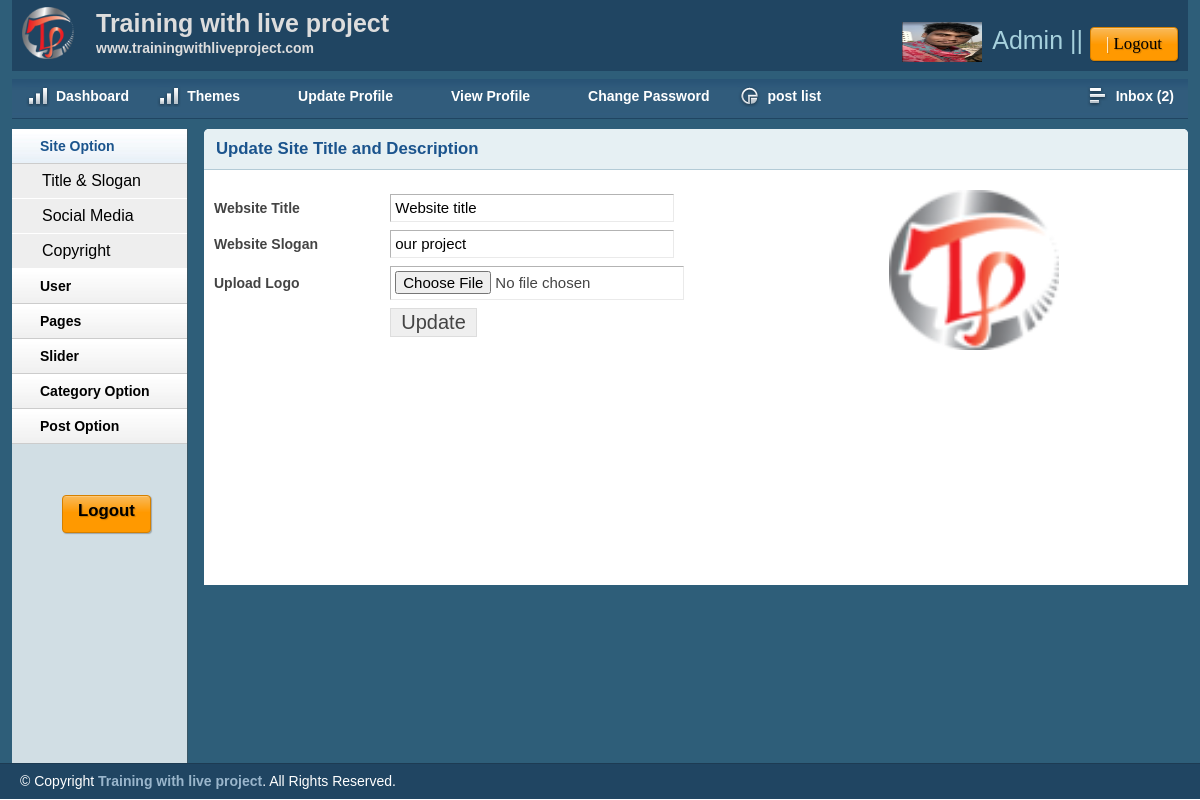
/admin/titleslogan.php (signed in), run on the app's committed database.
### tables this page shows
CREATE TABLE `tbl_user` (
  `id` int(11) NOT NULL,
  `username` varchar(255) NOT NULL,
  `name` varchar(255) NOT NULL,
  `category` varchar(255) NOT NULL,
  `image` varchar(255) NOT NULL,
  `email` varchar(255) NOT NULL,
  `password` varchar(255) NOT NULL,
  `details` text NOT NULL,
  `status` int(11) NOT NULL
);

CREATE TABLE `title` (
  `id` int(11) NOT NULL,
  `title` varchar(255) NOT NULL,
  `slogan` varchar(500) NOT NULL,
  `image` varchar(255) NOT NULL
);

### lib/Database.php (called while the page is built, shortened)
<?php
Class Database{
	public $host   = DB_HOST;
	public $user   = DB_USER;
	public $pass   = DB_PASS;
	public $dbname = DB_NAME;
	public $link;
	private function connectDB(){
	$this->link = new mysqli($this->host, $this->user, $this->pass, $this->dbname);
 }
	public function select($quary){
		$result = $this->link->query($quary) or die($this->link->error.__LINE__);
		if($result->num_rows > 0){
			return $result;
		} else {
			return false;
		}
	}
}

### lib/Session.php (called while the page is built, shortened)
<?php
class Session{
	public static function get($key){
		if (isset($_SESSION[$key])) {
			return $_SESSION[$key];
		}else{
			return false;
		}
	}
}
?>

### admin/titleslogan.php (the view, shortened to what this page needs)
<?php include 'inc/header.php';?>
<?php include 'inc/sidebar.php';?>
        <?php
            $quary = "select * from  title where id='1' " ;
            $data = $db->select($quary);
            if($data){
            while ( $result = $data->fetch_assoc()) {
        ?>
        <div class="grid_10">
            <div class="box round first grid">
                <h2>Update Site Title and Description</h2>
                <div class="block sloginblock">
                <div class="leftsite">
                   <form action="" method="POST" enctype="multipart/form-data">
                    <table class="form">
                        <tr>
                            <td>
                                <label>Website Title</label>
                            </td>
                            <td>
                                <input type="text" name="title" value="<?php echo $result['title']; ?>"  class="medium" />
                            </td>
                        </tr>
						 <tr>
                            <td>
                                <label>Website Slogan</label>
                            </td>
                            <td>
                                <input type="text"  name="slogan" value="<?php echo $result['slogan']; ?>" class="medium" />
                            </td>
                        </tr>
                         <tr>
                            <td>
                                <label>Upload Logo</label>
                            </td>
                            <td>
                                <input name="image"  type="file" />
                            </td>
                        </tr>
						 <tr>
                            <td>
                            </td>
                            <td>
                                <input type="submit" name="submit" Value="Update" />
                            </td>
                        </tr>
                    </table>
                    </form>
                    </div>
                      <div class="rigntsite">
                    <img src="<?php echo $result['image']; ?>" alt="image"/>
                    </div>
                </div>
                <?php }} ?>
            </div>
        </div>
<?php include 'inc/hoder.php';?>

### admin/inc/header.php (shortened to what this page needs)
<?php
    include '../lib/Session.php';
?>
<?php include '../lib/Database.php'; ?>
 <?php
    $db = new Database();
 ?>
<!DOCTYPE html>
<html>
<head>
    <link rel="stylesheet" type="text/css" href="css/reset.css" media="screen" />
    <link rel="stylesheet" type="text/css" href="css/text.css" media="screen" />
    <link rel="stylesheet" type="text/css" href="css/grid.css" media="screen" />
    <link rel="stylesheet" type="text/css" href="css/layout.css" media="screen" />
    <link rel="stylesheet" type="text/css" href="css/nav.css" media="screen" />
    <link href="css/table/demo_page.css" rel="stylesheet" type="text/css" />
</head>
<body>
    <div class="container_12">
        <div class="grid_12 header-repeat">
            <div id="branding">
                <div class="floatleft logo">
                    <img src="img/livelogo.png" alt="Logo" />
				</div>
				<div class="floatleft middle">
					<h1>Training with live project</h1>
					<p>www.trainingwithliveproject.com</p>
				</div>
                    <?php
                        $userId = Session::get('userid');
                        $UserStatus = Session::get('userstatus');
                     ?>
                <div class="floatright">
                <?php
                     $quary = "SELECT * from tbl_user where id='$userId' AND status=' $UserStatus'" ;
                        $post = $db->select($quary);
                        if($post){
                        while ( $result = $post->fetch_assoc()) {
                 ?>
                    <div class="floatleft">
                        <img src="<?php echo $result['image'];?>" height="40px" width="80px" alt="Profile Pic" /></div>
                        <?php }} ?>
                    <div class="floatleft marginleft10 ">
                        <ul class="inline-ul floatleft">
                            <li style="font-size: 25px;color: #A6D1DD;"><?php echo Session::get('username'); ?> || </li>
                            <li ><a class="btn btn-denger" style="font-size: 17px;font-size: larger;font-family: cursive;color: black;" href="?action=logout">Logout</a></li>
                        </ul>
                    </div>
                </div>
            </div>
        </div>
        <div class="grid_12">
            <ul class="nav main">
                <li class="ic-dashboard"><a href="index.php"><span>Dashboard</span></a> </li>
                <li class="ic-dashboard"><a href="themes.php"><span>Themes</span></a> </li>
                <li class="ic-typography"><a href="profile.php"><span>Update Profile</span></a></li>
                <li class="ic-typography"><a href="viewprofile.php"><span>View Profile</span></a></li>
				<li class="ic-typography"><a href="changepassword.php"><span>Change Password</span></a></li>
                 <li class="ic-charts"><a href="postlist.php"><span>post list</span></a></li>
                <li class="ic-grid-tables" style="float: right;"><a href="inbox.php"><span>Inbox
                    <?php
                        $quary = "select * from  contact where status='0' order by id desc " ;
                        $data = $db->select($quary);
                        if($data){
                            $count = mysqli_num_rows($data);
                            echo "(".$count.")";
                           }else{
                            echo "(0)";
                           }
                    ?>
                </span></a></li>
            </ul>
        </div>

### admin/css/layout.css (style rules this page uses)
body { background: #fff none repeat scroll 0 0; color: #444; font-size: 14px; padding: 0; }
.floatleft { float:left; }
.logo img { margin-top: -15px; width: 52px; }
.middle { margin-left: 22px; margin-top: -14px; }
.middle h1 { color:#ddd;margin:0 }
.middle p { color: #ddd; margin: 0; font-weight: bold; }
.floatright { float:right; }
.inline-ul li { display:inline; color:#fff; }
.marginleft10 { margin-left:10px; }
a { color: #000; font-weight:bold; text-decoration: none; }
.container_12, .container_16 { background:#2E5E79; }
h1, h2, h3, h4, h5, h6 { line-height:1.2em; margin-bottom:.3em; }
h2 { margin-top:1em; }
#branding { font-weight: normal; margin-bottom: 0; padding: 22px 10px 3px; text-align: left; }
.header-repeat { background:url(../img/header-repeat.jpg) repeat-x; }
#branding a { color:#A1EAFF; font-weight:normal; }
#branding a:before { content:" | "; color:#fff; }
#branding ul, #branding ul li { margin:0px; padding:0px; }
#branding li { padding:0px 0px 0px 0px !important; }
.box { background:#fff; margin-bottom:20px; padding:10px 10px 10px 10px; margin-left:-8px; }
.box.grid { padding-bottom:40px; }
.box.round { -moz-border-radius: 5px 5px 0px 0px; -webkit-border-radius: 5px 5px 0px 0px; border-radius: 5px 5px 0px 0px; }
.box h2 { font-size:1.2em; font-weight:bold; color:#1B548D; background:#E6F0F3; margin:-10px -10px 0 -10px; padding:10px 12px; border-bottom:1px solid #B3CBD6; -moz-border-radius: 5px 5px 0px 0px; -webkit-border-radius: 5px 5px 0px 0px; border-radius: 5px 5px 0px 0px; }
.box.first { min-height: 406px; }
.block { padding-top:20px; }
p { margin-bottom:1em; }
ul, ol { padding-top:0; }
table.form { width:100%; }
table.form td { padding:4px 0px; }
table.form label { font-weight:bold; }
table.form input, table.form select { font-size: 15px; padding: 4px 4px 5px 4px; border-top: 1px solid #b3b3b3; border-left: 1px solid #b3b3b3; border-right: 1px solid #eaeaea; border-bottom: 1px solid #eaeaea; }
table.form input[type="submit"] { border: 1px solid #ddd; color: #444; cursor: pointer; font-size: 20px; padding: 2px 10px; }
input.medium { width: 55%; }
.block { padding-bottom:1px; }
.btn, .btn-icon, .btn-mini { background-repeat: repeat-x; color: #FFF; font-weight: bold; display: inline-block; text-decoration: none; border-width: 1px; border-style: solid; padding: 0 15px 4px; *padding: 0 7px 4px; margin: 0; text-shadow: 1px 1px 1px rgba(0,0,0,.2); -moz-box-shadow: 1px 1px 1px rgba(0,0,0,.25); -webkit-box-shadow: 1px 1px 1px rgba(0,0,0,.25); -moz-border-radius: 4px; -webkit-border-radius: 4px; filter: progid:DXImageTransform.Microsoft.Shadow(color=#999999,direction=135,strength=2); cursor: pointer; position: relative; }
.btn, .btn-icon { background-position: 0 -80px; font-size: 12px; height: 32px; line-height: 29px; }
a.btn, a.btn-icon { height: 32px; line-height: 32px; padding-bottom: 0; }
.btn, .btn-icon, .btn-mini, .btn:visited, .btn-icon:visited, .btn-mini:visited { background-image: url(../img/bg-lite.png); background-color: #F90; border-color: #D58000; color: #FFF; }

### admin/titleslogan.php (style rules this page uses)
.leftsite { float: left;width: 70% }
.rigntsite { float: left;width: 20% }
.rigntsite img { height: 160px;width: 170px; }

### data on the page
tbl_user: image (picture)
title: title "Website title", slogan "our project", image (picture)

### other printed values
Session::get('username') "Admin"
$count "2"
